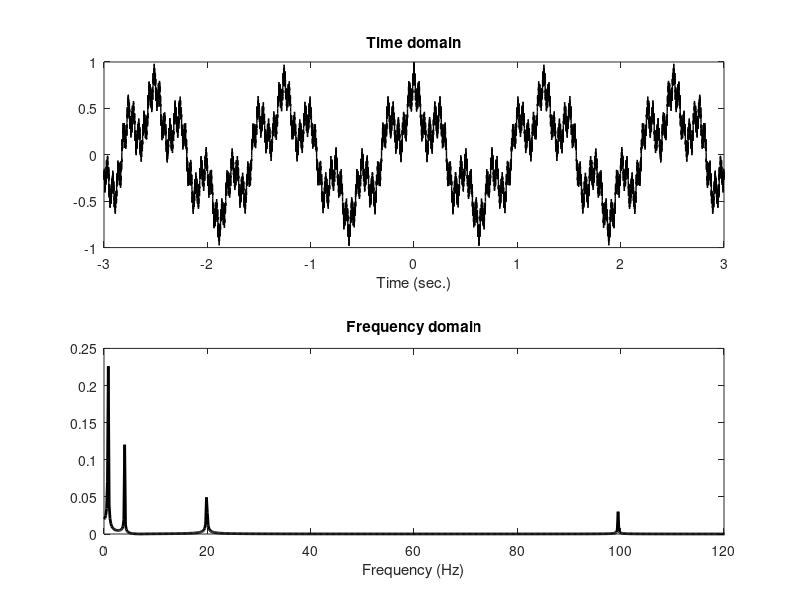
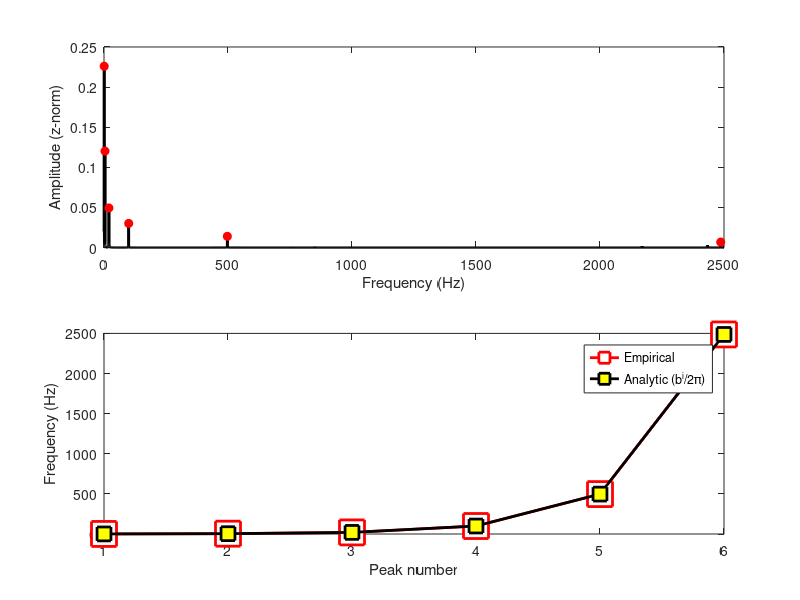

The MATLAB script that drew these images, in order:
%% Fractal Time Series and Images
% Weierstrass functions
%% Create a Signal and Compute Spectra
% Time vector
srate = 5000; % in Hz
t = -3:1/srate:3;

% Beta parameter
b = 5;

% Number of iterations to sum
n = 10;

% Loop over iterations and compute function
f = zeros(size(t));
for i=1:n
    f = f + 2^(-i) * cos(t*b^i);
end

% Compute the amplitude spectrum
hz = linspace(0,srate/2,floor(length(t)/2)+1);
fp = abs(fft(f)/length(f));

% Plot the time-domain signal
figure(1)
subplot(211)
plot(t,f,'k','linew',1)
xlabel('Time (sec.)')
set(gca,'xlim',t([1 end]))
title('Time domain')

% Plot the amplitude spectrum
subplot(212)
plot(hz,fp(1:length(hz)),'k','linew',2)
xlabel('Frequency (Hz)')
title('Frequency domain')
set(gca,'xlim',[0 120])

%% Find Peaks
% Transfrom the amplitude spectrum to z-scored
z = zscore(fp(1:length(hz)));

% Find peaks
peeks = find(diff(sign(diff(z)))<0)+1;

% Eliminate small peaks
peeks(z(peeks)<2) = [];

% Plot spectrum with peaks
figure(2)
subplot(211)
plot(hz,fp(1:length(hz)),'k','linew',2)
hold on
plot(hz(peeks),fp(peeks),'ro','markerfacecolor','r')
xlabel('Frequency (Hz)'), ylabel('Amplitude (z-norm)')


% Plot peak frequencies and relationship to b-parameter
subplot(212)
plot(hz(peeks),'rs-','linew',2,'markersize',18,'markerfacecolor','w')
hold on
plot(b.^(1:length(peeks))/(2*pi),'ks-','linew',2,'markersize',10,'markerfacecolor','y')

xlabel('Peak number')
ylabel('Frequency (Hz)')
set(gca,'xtick',1:length(peeks))
legend({'Empirical';'Analytic (b^i/2\pi)'})

%% end